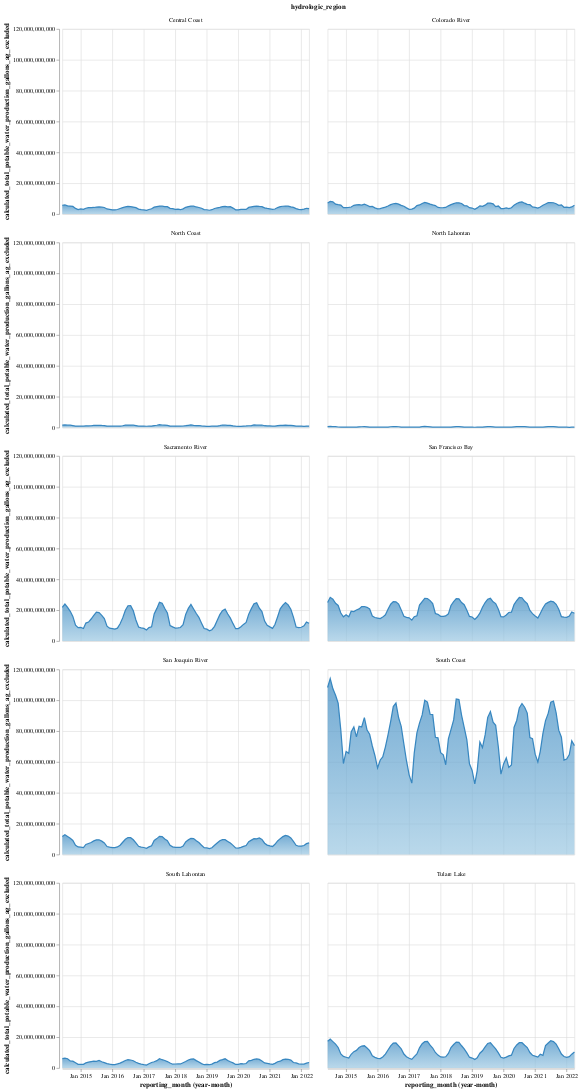

Notebook cell for this chart:
### Code cell
alt.Chart(total_production, title='Which region produces the most water?').mark_area(line={'color':'#3887c0'},
    color=alt.Gradient(
        gradient='linear',
        stops=[alt.GradientStop(color='#9cc8e2', offset=0),
               alt.GradientStop(color='#3887c0', offset=1)],
        x1=1,
        x2=1,
        y1=1,
        y2=0
    )).encode(
    tooltip=['reporting_month:T', 'calculated_total_potable_water_production_gallons_ag_excluded:Q'],
    x='yearmonth(reporting_month):T',
    y='calculated_total_potable_water_production_gallons_ag_excluded:Q').facet(facet='hydrologic_region:N',columns=2)

### Figure 1 — Vega-Lite specification as saved in the notebook (floating-point values rounded to 4 significant figures; data arrays with more than 128 entries replaced by an {"elided": "..."} marker saying what was removed)
{"config": {"view": {"continuousWidth": 400, "continuousHeight": 300}}, "data": {"name": "data-0129bcf5e72f2ddf5987feaca6da297b"}, "facet": {"field": "hydrologic_region", "type": "nominal"}, "spec": {"mark": {"type": "area", "color": {"gradient": "linear", "stops": [{"color": "#9cc8e2", "offset": 0}, {"color": "#3887c0", "offset": 1}], "x1": 1, "x2": 1, "y1": 1, "y2": 0}, "line": {"color": "#3887c0"}}, "encoding": {"tooltip": [{"field": "reporting_month", "type": "temporal"}, {"field": "calculated_total_potable_water_production_gallons_ag_excluded", "type": "quantitative"}], "x": {"field": "reporting_month", "timeUnit": "yearmonth", "type": "temporal"}, "y": {"field": "calculated_total_potable_water_production_gallons_ag_excluded", "type": "quantitative"}}, "title": "Which region produces the most water?"}, "columns": 2, "$schema": "https://vega.github.io/schema/vega-lite/v4.17.0.json", "datasets": {"data-0129bcf5e72f2ddf5987feaca6da297b": {"elided": "950 records"}}}
